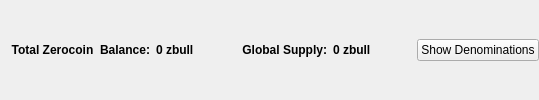
                       <widget class="QFrame" name="balanceSupplyFrame">
                        <layout class="QHBoxLayout" name="horizontalLayout_2" stretch="0,0,0,1,0">
                         <property name="rightMargin">
                          <number>0</number>
                         </property>
                         <item>
                          <layout class="QHBoxLayout" name="horizontalLayout_34">
                           <item>
                            <widget class="QLabel" name="labelzAvailableText_3">
                             <property name="font">
                              <font>
                               <weight>75</weight>
                               <bold>true</bold>
                              </font>
                             </property>
                             <property name="toolTip">
                              <string>Total Balance including unconfirmed and immature zbull</string>
                             </property>
                             <property name="text">
                              <string>Total Zerocoin  Balance:</string>
                             </property>
                             <property name="alignment">
                              <set>Qt::AlignRight|Qt::AlignTrailing|Qt::AlignVCenter</set>
                             </property>
                            </widget>
                           </item>
                           <item>
                            <widget class="QLabel" name="labelzAvailableAmount_4">
                             <property name="minimumSize">
                              <size>
                               <width>40</width>
                               <height>0</height>
                              </size>
                             </property>
                             <property name="font">
                              <font>
                               <weight>75</weight>
                               <bold>true</bold>
                              </font>
                             </property>
                             <property name="toolTip">
                              <string>Total Balance including unconfirmed and immature zbull</string>
                             </property>
                             <property name="text">
                              <string>0 zbull</string>
                             </property>
                             <property name="alignment">
                              <set>Qt::AlignLeading|Qt::AlignLeft|Qt::AlignVCenter</set>
                             </property>
                            </widget>
                           </item>
                          </layout>
                         </item>
                         <item>
                          <spacer name="horizontalSpacer_32">
                           <property name="orientation">
                            <enum>Qt::Horizontal</enum>
                           </property>
                           <property name="sizeHint" stdset="0">
                            <size>
                             <width>40</width>
                             <height>20</height>
                            </size>
                           </property>
                          </spacer>
                         </item>
                         <item>
                          <layout class="QHBoxLayout" name="horizontalLayout_35">
                           <item>
                            <widget class="QLabel" name="labelZsupplyText_2">
                             <property name="font">
                              <font>
                               <weight>75</weight>
                               <bold>true</bold>
                              </font>
                             </property>
                             <property name="text">
                              <string>Global Supply:</string>
                             </property>
                             <property name="alignment">
                              <set>Qt::AlignRight|Qt::AlignTrailing|Qt::AlignVCenter</set>
                             </property>
                            </widget>
                           </item>
                           <item>
                            <widget class="QLabel" name="labelZsupplyAmount_2">
                             <property name="font">
                              <font>
                               <weight>75</weight>
                               <bold>true</bold>
                              </font>
                             </property>
                             <property name="text">
                              <string>0 zbull</string>
                             </property>
                            </widget>
                           </item>
                          </layout>
                         </item>
                         <item>
                          <spacer name="horizontalSpacer_31">
                           <property name="orientation">
                            <enum>Qt::Horizontal</enum>
                           </property>
                           <property name="sizeHint" stdset="0">
                            <size>
                             <width>40</width>
                             <height>20</height>
                            </size>
                           </property>
                          </spacer>
                         </item>
                         <item>
                          <widget class="QPushButton" name="pushButtonShowDenoms">
                           <property name="toolTip">
                            <string>Show zbull denominations list</string>
                           </property>
                           <property name="text">
                            <string>Show Denominations</string>
                           </property>
                          </widget>
                         </item>
                        </layout>
                       </widget>
